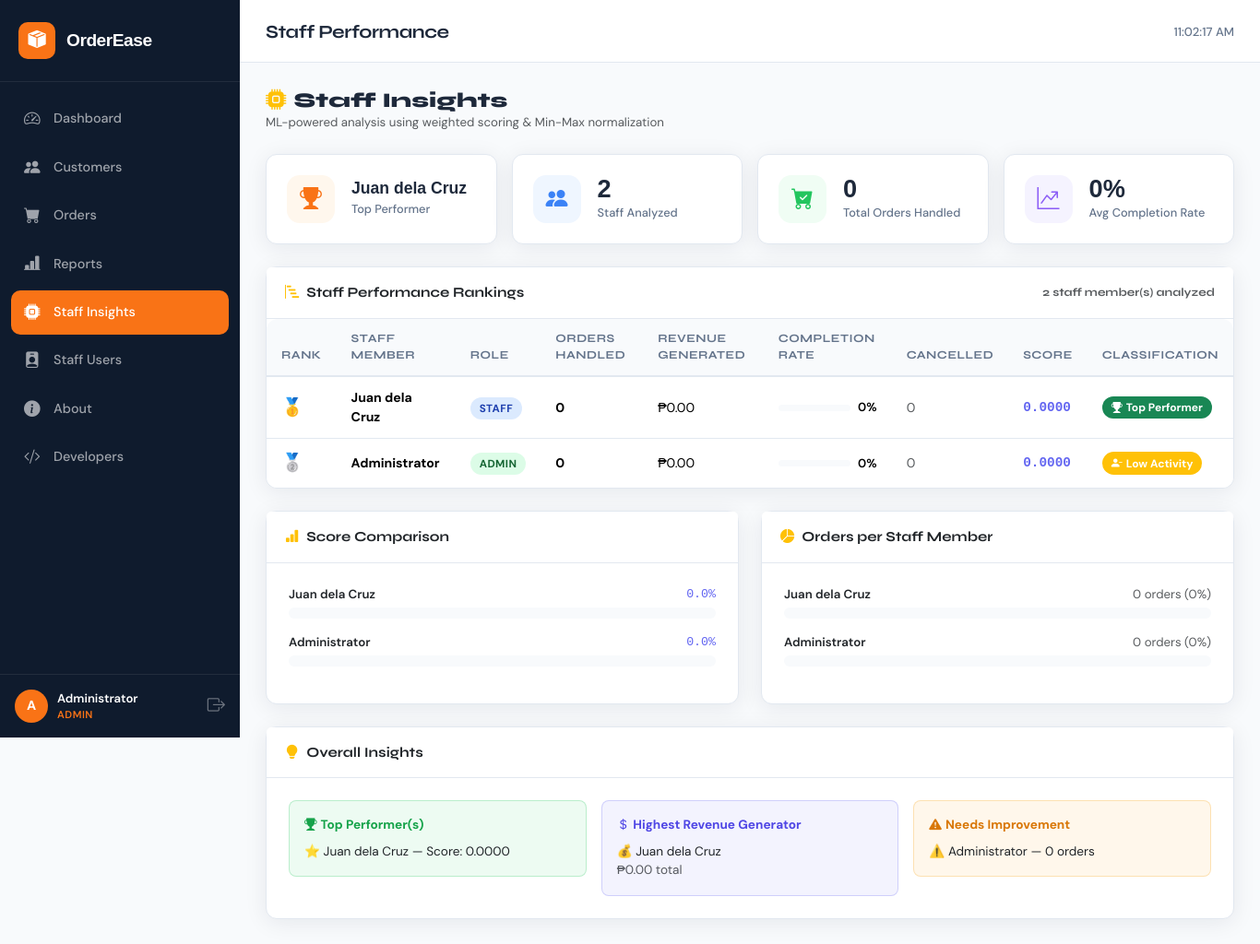
Screenshot of /ml_dashboard.php (signed in) with the database file from the repository.
### tables this page shows
CREATE TABLE IF NOT EXISTS users (
    id INT AUTO_INCREMENT PRIMARY KEY,
    username VARCHAR(50) NOT NULL UNIQUE,
    password VARCHAR(255) NOT NULL,
    full_name VARCHAR(100) NOT NULL,
    role ENUM('admin', 'staff') DEFAULT 'staff',
    created_at TIMESTAMP DEFAULT CURRENT_TIMESTAMP
);

### ml_dashboard.php (the view, shortened to what the rows shown need)
<?php
require_once 'classes/Auth.php';
require_once 'classes/MLModel.php';
$ml      = new MLModel();
$results = $ml->analyze();
$summary = $ml->getSummary($results);
$pageTitle = 'Staff Performance';
include 'partials/header.php';
?>
<div class="d-flex align-items-center justify-content-between mb-4">
    <div>
        <h2 style="font-family:'Syne',sans-serif;font-weight:800;font-size:1.4rem;margin:0;">
            <i class="bi bi-cpu-fill me-2 text-warning"></i>Staff Insights
        </h2>
    </div>
</div>
<div class="row g-3 mb-4">
    <div class="col-sm-6 col-xl-3">
        <div class="stat-card">
            <div>
                <div class="stat-value" style="font-size:1.1rem;">
                    <?= htmlspecialchars($summary['top_performer'] ?? '—') ?>
                </div>
                <div class="stat-label">Top Performer</div>
            </div>
        </div>
    </div>
    <div class="col-sm-6 col-xl-3">
        <div class="stat-card">
            <div>
                <div class="stat-value"><?= $summary['total_staff'] ?></div>
                <div class="stat-label">Staff Analyzed</div>
            </div>
        </div>
    </div>
    <div class="col-sm-6 col-xl-3">
        <div class="stat-card">
            <div>
                <div class="stat-value"><?= $summary['avg_completion'] ?>%</div>
                <div class="stat-label">Avg Completion Rate</div>
            </div>
        </div>
    </div>
</div>
<div class="card mb-4">
    <div class="table-responsive">
        <table class="table">
            <thead>
                <tr>
                    <th>Rank</th>
                    <th>Staff Member</th>
                    <th>Role</th>
                    <th>Orders Handled</th>
                    <th>Revenue Generated</th>
                    <th>Completion Rate</th>
                    <th>Cancelled</th>
                    <th>Score</th>
                    <th>Classification</th>
                </tr>
            </thead>
            <tbody>
                <?php if (empty($results)): ?>
                    <tr><td colspan="9">
                        <div class="empty-state">
                            <i class="bi bi-cpu"></i>
                            <p>No staff data to analyze yet. Add orders first.</p>
                        </div>
                    </td></tr>
                <?php else: ?>
                    <?php foreach ($results as $r): ?>
                    <tr <?= $r['rank'] === 1 ? 'style="background:rgba(251,191,36,.07);"' : '' ?>>
                        <td>
                            <?php if ($r['rank'] === 1): ?>
                                <span style="font-size:1.2rem;">🥇</span>
                            <?php elseif ($r['rank'] === 2): ?>
                                <span style="font-size:1.2rem;">🥈</span>
                            <?php elseif ($r['rank'] === 3): ?>
                                <span style="font-size:1.2rem;">🥉</span>
                            <?php else: ?>
                                <strong>#<?= $r['rank'] ?></strong>
                            <?php endif; ?>
                        </td>
                        <td>
                            <div style="font-weight:700;"><?= htmlspecialchars($r['staff_name']) ?></div>
                        </td>
                        <td>
                            <span class="status-badge <?= $r['role'] === 'admin' ? 'status-completed' : 'status-processing' ?>">
                                <?= ucfirst($r['role']) ?>
                            </span>
                        </td>
                        <td><strong><?= $r['total_orders'] ?></strong></td>
                        <td>₱<?= number_format($r['total_revenue'], 2) ?></td>
                        <td>
                            <div class="d-flex align-items-center gap-2">
                                <div style="flex:1;background:var(--surface-2);border-radius:99px;height:7px;overflow:hidden;min-width:60px;">
                                </div>
                                <span style="font-size:.82rem;font-weight:600;"><?= $r['completion_rate'] ?>%</span>
                            </div>
                        </td>
                        <td>
                            <?php if ($r['cancelled_orders'] > 0): ?>
                                <span style="color:#ef4444;font-weight:600;"><?= $r['cancelled_orders'] ?></span>
                            <?php else: ?>
                                <span class="text-muted">0</span>
                            <?php endif; ?>
                        </td>
                        <td>
                            <span style="font-family:monospace;font-weight:700;font-size:.9rem;color:#6366f1;">
                                <?= number_format($r['ml_score'], 4) ?>
                            </span>
                        </td>
                        <td>
                            <span class="badge bg-<?= $r['label_color'] ?> d-flex align-items-center gap-1" style="width:fit-content;padding:6px 10px;border-radius:20px;font-size:.75rem;">
                                <i class="bi <?= $r['label_icon'] ?>"></i>
                                <?= $r['performance_label'] ?>
                            </span>
                        </td>
                    </tr>
                    <?php endforeach; ?>
                <?php endif; ?>
            </tbody>
        </table>
    </div>
</div>
<?php if (!empty($results)): ?>
<div class="row g-4">
    <div class="col-lg-6">
        <div class="card">
            <div class="card-body p-4">
                <?php foreach ($results as $r): ?>
                <div class="mb-3">
                    <div class="d-flex justify-content-between mb-1" style="font-size:.83rem;">
                        <span style="font-weight:600;"><?= htmlspecialchars($r['staff_name']) ?></span>
                        <span style="font-family:monospace;color:#6366f1;"><?= number_format($r['ml_score'] * 100, 1) ?>%</span>
                    </div>
                    <div style="background:var(--surface-2);border-radius:99px;height:12px;overflow:hidden;">
                    </div>
                </div>
                <?php endforeach; ?>
            </div>
        </div>
    </div>
    <div class="col-lg-6">
        <div class="card">
            <div class="card-body p-4">
                <?php
                $totalAllOrders = array_sum(array_column($results, 'total_orders')) ?: 1;
                foreach ($results as $r):
                    $pct = round($r['total_orders'] / $totalAllOrders * 100, 1);
                ?>
                <div class="mb-3">
                    <div class="d-flex justify-content-between mb-1" style="font-size:.83rem;">
                        <span style="font-weight:600;"><?= htmlspecialchars($r['staff_name']) ?></span>
                        <span class="text-muted"><?= $r['total_orders'] ?> orders (<?= $pct ?>%)</span>
                    </div>
                    <div style="background:var(--surface-2);border-radius:99px;height:12px;overflow:hidden;">
                    </div>
                </div>
                <?php endforeach; ?>
            </div>
        </div>
    </div>
</div>
<div class="card mt-4">
    <div class="card-body p-4">
        <div class="row g-3">
            <?php
            $topPerformers  = array_filter($results, fn($r) => $r['performance_label'] === 'Top Performer');
            $lowActivity    = array_filter($results, fn($r) => $r['performance_label'] === 'Low Activity');
            $bestRevenue    = $results[0] ?? null;
            ?>
            <div class="col-md-4">
                <div class="p-3 rounded-3" style="background:rgba(34,197,94,.08);border:1px solid rgba(34,197,94,.25);">
                    <div style="font-weight:700;font-size:.85rem;color:#16a34a;margin-bottom:8px;">
                        <i class="bi bi-trophy-fill me-1"></i>Top Performer(s)
                    </div>
                    <?php foreach ($topPerformers as $tp): ?>
                        <div style="font-size:.85rem;">⭐ <?= htmlspecialchars($tp['staff_name']) ?> — Score: <?= number_format($tp['ml_score'], 4) ?></div>
                    <?php endforeach; ?>
                </div>
            </div>
            <div class="col-md-4">
                <div class="p-3 rounded-3" style="background:rgba(99,102,241,.08);border:1px solid rgba(99,102,241,.25);">
                    <div style="font-weight:700;font-size:.85rem;color:#4f46e5;margin-bottom:8px;">
                        <i class="bi bi-currency-dollar me-1"></i>Highest Revenue Generator
                    </div>
                    <?php if ($bestRevenue): ?>
                        <div style="font-size:.85rem;">
                            💰 <?= htmlspecialchars($bestRevenue['staff_name']) ?><br>
                            <span class="text-muted">₱<?= number_format($bestRevenue['total_revenue'], 2) ?> total</span>
                        </div>
                    <?php endif; ?>
                </div>
            </div>
            <div class="col-md-4">
                <div class="p-3 rounded-3" style="background:rgba(245,158,11,.08);border:1px solid rgba(245,158,11,.25);">
                    <div style="font-weight:700;font-size:.85rem;color:#d97706;margin-bottom:8px;">
                        <i class="bi bi-exclamation-triangle-fill me-1"></i>Needs Improvement
                    </div>
                    <?php foreach ($lowActivity as $la): ?>
                        <div style="font-size:.85rem;">⚠️ <?= htmlspecialchars($la['staff_name']) ?> — <?= $la['total_orders'] ?> orders</div>
                    <?php endforeach; ?>
                </div>
            </div>
        </div>
    </div>
</div>
<?php endif; ?>
<?php include 'partials/footer.php'; ?>

### partials/header.php (shortened to what the rows shown need)
<?php
$pageTitle = $pageTitle ?? 'Smart Order System';
$user = (new Auth())->currentUser();
?>
<!DOCTYPE html>
<html lang="en">
<head>
    <link rel="stylesheet" href="https://cdn.jsdelivr.net/npm/bootstrap@5.3.3/dist/css/bootstrap.min.css">
    <link rel="stylesheet" href="https://cdn.jsdelivr.net/npm/bootstrap-icons@1.11.3/font/bootstrap-icons.min.css">
    <link rel="stylesheet" href="assets/css/style.css">
</head>
<body>
<div class="sidebar" id="sidebar">
    <div class="sidebar-footer">
        <div class="user-info">
            <div class="user-avatar"><?= strtoupper(substr($user['full_name'], 0, 1)) ?></div>
            <div class="user-details">
                <span class="user-name"><?= htmlspecialchars($user['full_name']) ?></span>
                <span class="user-role badge-role-<?= $user['role'] ?>"><?= ucfirst($user['role']) ?></span>
            </div>
        </div>
    </div>
</div>
<div class="main-content" id="mainContent">
    <div class="topbar">
        <h1 class="page-title"><?= htmlspecialchars($pageTitle) ?></h1>
    </div>
    <div class="content-area">

### rows the page displays
users: full_name "A", full_name "Administrator", role "ADMIN", total_orders "0", total_revenue "0.00", completion_rate "0", ml_score "0.0000", performance_label "Low Activity", ml_score "0.0", pct "0"
users: full_name "Juan dela Cruz", id "2", full_name "0", role "STAFF", total_orders "0", total_revenue "0.00", completion_rate "0", ml_score "0.0000", performance_label "Top Performer", ml_score "0.0", pct "0"

### other values shown
$pageTitle "Staff Performance"
$summary['total_orders'] "0"
count($results) "2"
$bestRevenue['total_revenue'] "0.00"
